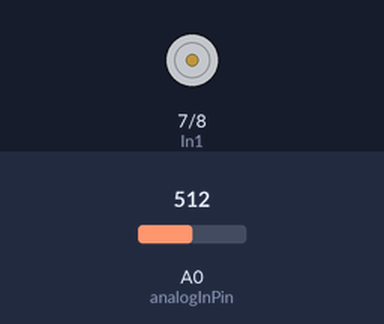
Simulated run of this sketch. Board: Arduino Uno, built with avr-gcc and run on an emulated ATmega328P. Shown: motor-driver pin pairs drawn as motors (green arrow = first pin HIGH = forward, orange = second pin HIGH = backward, longer = more drive). The inputs (shaded band) are chosen by the test bench; at power-on: A0 (analogInPin) = 512.

Above: at 10.8 s.
10.9 s: A0 (analogInPin) set to 584
21.2 s: A0 (analogInPin) set to 615
At 30.9 s:
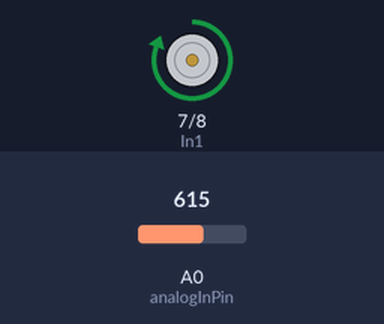
31.5 s: A0 (analogInPin) set to 590
At 40.9 s:
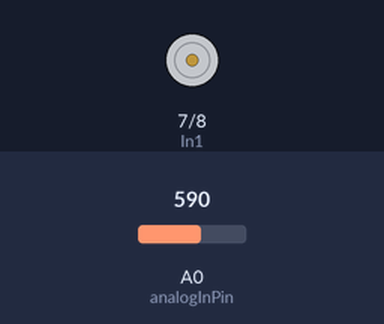
41.5 s: A0 (analogInPin) set to 610
At 50.9 s:
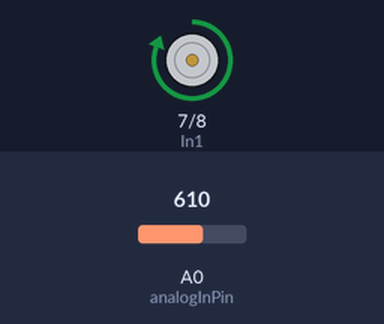
Timing chart, 0 to 52.4 s (numbered marks = the images above; inputs shaded):
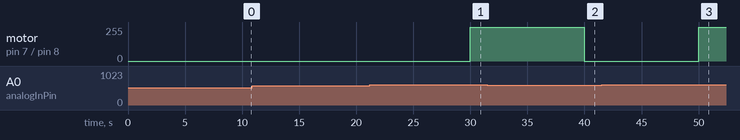

Measured:
- the behaviour switches between 600 and 601 on A0 (analogInPin) (found by bisection; images 0 and 1)
- after the input at 10.9 s, every drawn part: stays the same
- after the input at 21.2 s, motor on pin 7 (In1) / pin 8 (In2): stopped → forward 255/255 after 8.8 s
- after the input at 31.5 s, motor on pin 7 (In1) / pin 8 (In2): forward 255/255 → stopped after 8.5 s
- after the input at 41.5 s, motor on pin 7 (In1) / pin 8 (In2): stopped → forward 255/255 after 8.5 s

The sketch:

Arduino-Uno-water-level-based-pump.ino.ino
```cpp
const int analogInPin = A0;
const int In1 = 7;
const int In2 = 8;
//const int EnA = ; // we are controlling motor using jumper on enable PIN

int sensorValue = 0;  // value read from the pot
int outputValue = 0;  // value to output to a PWM pin

void setup() {
  Serial.begin(115200);
  pinMode(In1, OUTPUT);
  pinMode(In2, OUTPUT);
}

void loop() {
  sensorValue = analogRead(analogInPin);
  //Serial.println(sensorValue);

  //float voltage = sensorValue * (3.2 / 1023.0);
  //Serial.println(voltage);

  if (sensorValue > 600) {
    //Serial.println("Very heavy Rain");
    digitalWrite(In1, HIGH);
    digitalWrite(In2, LOW);
   }
  else{
    //Serial.println("Dry Weather");
    digitalWrite(In1, LOW);
    digitalWrite(In2, LOW);
  }
  delay(10000);
}
```
